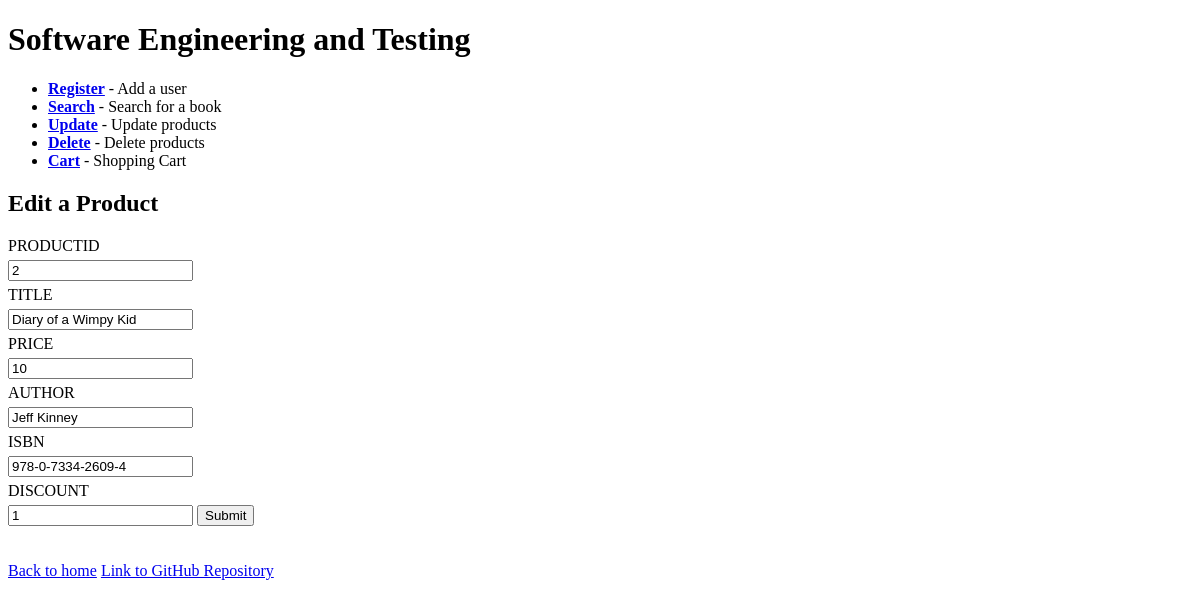
The app's page /update-single.php?id=2 (signed in) with its own data.
### tables this page shows
CREATE TABLE PRODUCTS (
 PRODUCTID              INT(5) auto_increment,
 TITLE               	VARCHAR(40),
 PRICE  			DOUBLE,
 AUTHOR			VARCHAR(30),
 ISBN				VARCHAR(20),
 DISCOUNT			DOUBLE,
 CONSTRAINT PRODUCTS_PRIMARY_KEY PRIMARY KEY (PRODUCTID));

### common.php (called while the page is built, shortened)
<?php
function clean($data)
{
    $data = htmlspecialchars($data, ENT_QUOTES | ENT_SUBSTITUTE, "UTF-8");
    $data = trim($data);
    $data = stripslashes($data);
    return ($data);
}

### public/update-single.php (the view, shortened to what this page needs)
<?php
require "../common.php";
if (isset($_GET['id']))
{
    try {
        require_once '../src/DBconnect.php';
        $id = $_GET['id'];
        $sql = "SELECT * FROM products WHERE PRODUCTID = :PRODUCTID";
        $statement = $connection->prepare($sql);
        $statement->bindValue(':PRODUCTID', $id);
        $statement->execute();
        $product = $statement->fetch(PDO::FETCH_ASSOC);
    }
    catch(PDOException $error)
    {
        echo $sql . "<br>" . $error->getMessage();
    }
}
else
{
    echo "Something went wrong!";
    exit;
}
?>
<?php require "templates/header.php"; ?>
<h2>Edit a Product</h2>
<form method="post">
    <?php foreach ($product as $key => $value) : ?>
        <label for="<?php echo $key; ?>"><?php echo ucfirst($key); ?></label>
        <input type="text" name="<?php echo $key; ?>" id="<?php echo $key;
        ?>" value="<?php echo clean($value); ?>" <?php echo ($key === 'PRODUCTID' ?
            'readonly' : null); ?>>
    <?php endforeach; ?>
    <input type="submit" name="submit" value="Submit">
</form>
<?php require "templates/footer.php"; ?>

### public/css/style.css (style rules this page uses)
label { display: block; margin: 5px 0; }

### records on screen
products: PRODUCTID "2", TITLE "Diary of a Wimpy Kid", PRICE "10", AUTHOR "Jeff Kinney", ISBN "978-0-7334-2609-4", DISCOUNT "1"

### other values on screen
$key "PRODUCTID"
$key "TITLE"
$key "PRICE"
$key "AUTHOR"
$key "ISBN"
$key "DISCOUNT"
